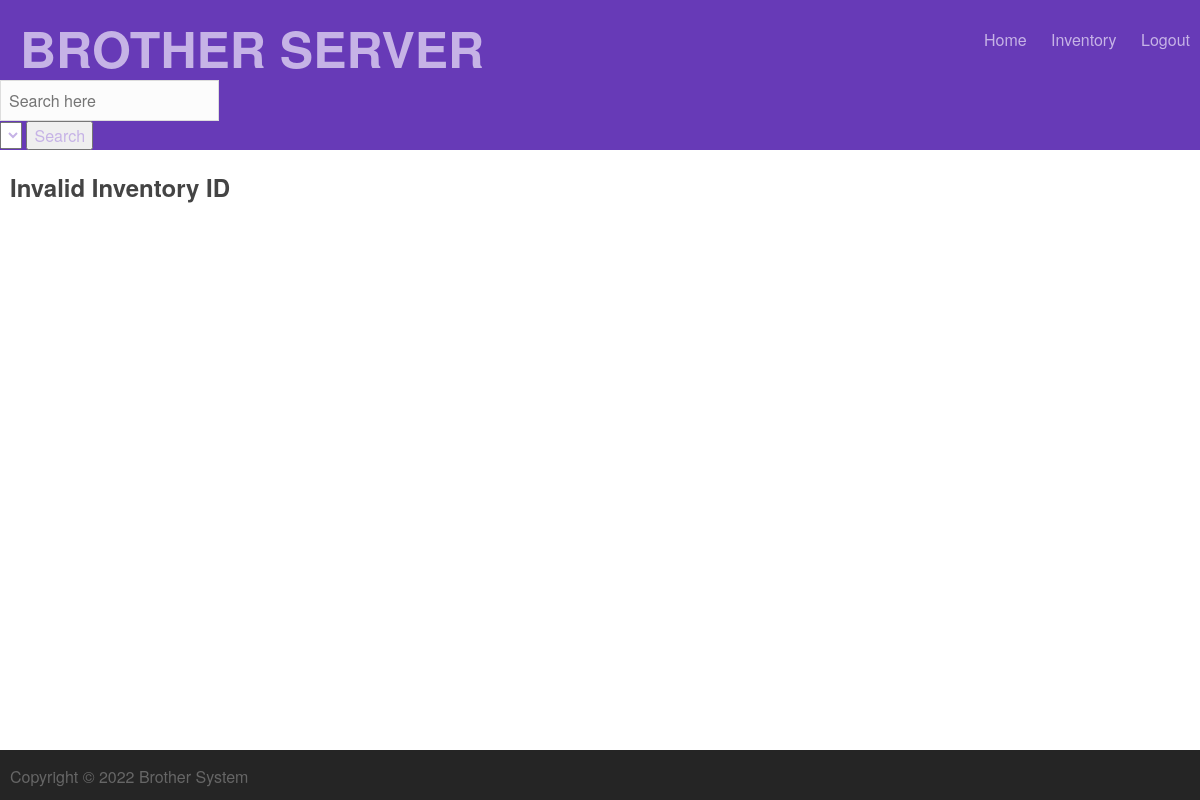
/inventory/9 (signed in), run on an earlier commit of the app's database.
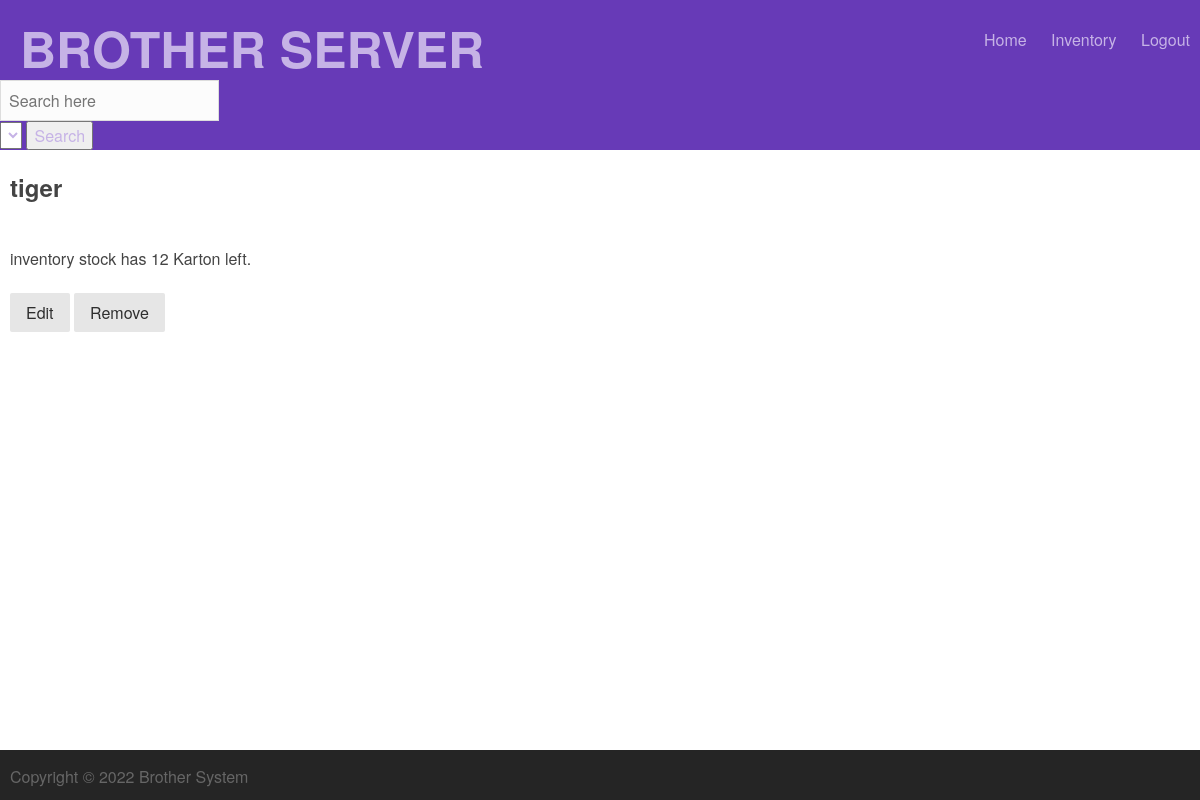
And on a later commit of the database.
### tables this page shows
CREATE TABLE Inventory(
            inventory_id INTEGER PRIMARY KEY AUTOINCREMENT,
            inventoryname TEXT,
            quantity INT,
            description TEXT);

### run.py (the view)
@app.route('/inventory/<inventory_id>')
def single_inventory(inventory_id):
    if ('logged_in' not in session or not session['logged_in']):
        return redirect(url_for('/login'))
    page['title'] = 'Inventory'
    inventory = None
    inventory = myDatabase.select_inventory(inventory_id)
    if inventory == None:
        inventory = []
    print(inventory)
    return render_template('singleitems/inventory.html',
                            session=session,
                            page=page,
                            user=user_details,
                            inventory=inventory)

### database.py (called while the page is built)
    def execute(self, sql_string):
        out = None
        for string in sql_string.split(";"):
            try:
                out = self.cur.execute(string)
            except sqlite3.DatabaseError as e:
                print("database error:{}".format(e))
                pass
        return out

    def select_inventory(self, inventory_id):
        sql_query = """
                SELECT inv.inventory_id, inv.inventoryname, inv.quantity, inv.description, im.filename
                FROM Inventory inv INNER JOIN Images im
                ON inv.inventory_id = im.inventory_id
                Where inv.inventory_id = {inventory_id}
            """.format(inventory_id=inventory_id)
        result = []
        self.execute(sql_query)
        cols = [a[0] for a in self.cur.description]
        returning = self.cur.fetchall()
        for row in returning:
            result.append({a:b for a,b in zip(cols, row)})
        return result

### templates/singleitems/inventory.html
{% include 'top.html' %}
<div class="content">
  <div class="container details">
    {% if inventory %}
    <h2 class="title">{{inventory[0].inventoryname}}</h2>
    <br />
    inventory stock has {{inventory[0].quantity}} {{ inventory[0].description }} left.
    <br />
    <br />
    <a class="pure-button" href="{{ url_for('edit', inventory_id=inventory[0].inventory_id) }}">Edit</a>
    <a class="pure-button" href="{{ url_for('remove_inventory', inventory_id=inventory[0].inventory_id) }}">Remove</a>
    {% else %}
    <h2 class="title">Invalid Inventory ID</h2>
    {% endif %}
  </div>
</div>
{% include 'bottom.html'%}

What changed in the data, as far as the page shows it:
added Inventory: inventoryname "tiger", quantity "12", description "Karton"
Also different on the page:
text no longer shown: "Invalid Inventory ID"
text now shown: "inventory stock has left. Edit Remove"
